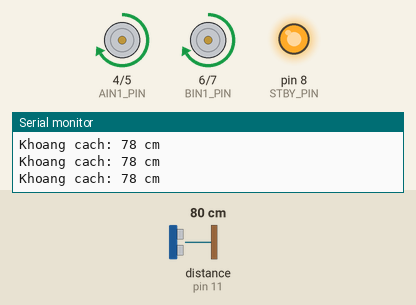
Simulated run of this program. Board: Arduino Uno, built with avr-gcc and run on an emulated ATmega328P. On the bench: motor-driver pin pairs drawn as motors (green arrow = first pin HIGH = forward, orange = second pin HIGH = backward, longer = more drive, scaled by the enable pin, stopped while the standby pin is LOW), output pins drawn as LEDs (lit = HIGH), the last lines printed to the serial monitor. Wiring (inferred from the names in the program): ultrasonic range finder: trigger pin 10; echo pin 11. Inputs (shaded band) come from the test bench; at power-on: distance to the obstacle (sensor on pin 11) 80 cm. The echo pulse lasts 58.3 µs per cm; random numbers use the default seed unless the program sets one; pins used as bus, display or sensor lines are not drawn.

Above: at 1.7 s.
1.8 s: distance to the obstacle (sensor on pin 11) set to 23 cm
3.3 s: distance to the obstacle (sensor on pin 11) set to 18 cm
At 3.8 s:
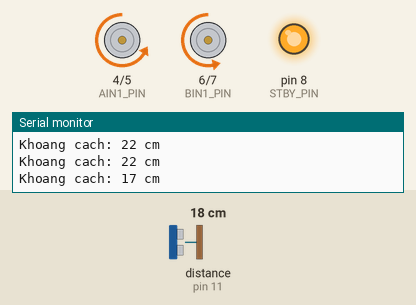
At 5.24 s:
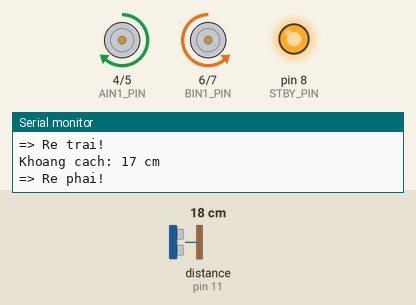
6.3 s: distance to the obstacle (sensor on pin 11) set to 35 cm
8.0 s: distance to the obstacle (sensor on pin 11) set to 2 cm
At 8.88 s:
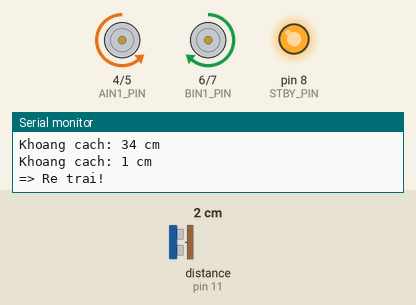
Timing chart, 0 to 12.0 s (numbered marks = the images above; inputs shaded):
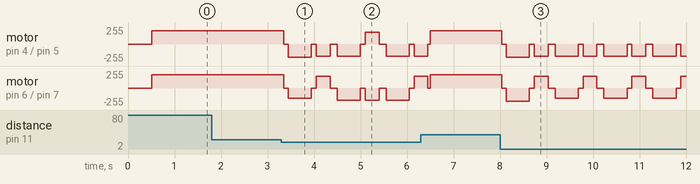

Measured:
- the behaviour switches between 21 and 20 cm on distance to the obstacle (sensor on pin 11) (found by bisection; images 0 and 1)

The program:

main.cpp
```cpp
// Bao gồm file header vừa tạo
#include "main.h"
#if __has_include(<Servo.h>)
#include <Servo.h>
#else
// Minimal Servo stub for environments without the Arduino Servo library (e.g., IntelliSense)
class Servo {
public:
  Servo() {}
  void attach(int) {}
  void write(int) {}
};
#endif

// Hàm dừng động cơ
void dung() {
  analogWrite(PWMA_PIN, 0);
  analogWrite(PWMB_PIN, 0);
  // digitalWrite(STBY_PIN, LOW); // Có thể tắt Standby khi dừng hẳn
}

// Hàm cho xe tiến
void tien() {
  // Kích hoạt Standby (đảm bảo động cơ sẵn sàng)
  digitalWrite(STBY_PIN, HIGH);

  // Động cơ A
  digitalWrite(AIN1_PIN, HIGH);
  digitalWrite(AIN2_PIN, LOW);
  analogWrite(PWMA_PIN, TOC_DO_CHAY);

  // Động cơ B
  digitalWrite(BIN1_PIN, HIGH);
  digitalWrite(BIN2_PIN, LOW);
  analogWrite(PWMB_PIN, TOC_DO_CHAY);
}

// Hàm cho xe lùi
void lui() {
  digitalWrite(STBY_PIN, HIGH);

  // Động cơ A
  digitalWrite(AIN1_PIN, LOW);
  digitalWrite(AIN2_PIN, HIGH);
  analogWrite(PWMA_PIN, TOC_DO_LUI);

  // Động cơ B
  digitalWrite(BIN1_PIN, LOW);
  digitalWrite(BIN2_PIN, HIGH);
  analogWrite(PWMB_PIN, TOC_DO_LUI);
}

// Hàm rẽ trái
void reTrai() {
  digitalWrite(STBY_PIN, HIGH);
  // Động cơ A (Bên trái) lùi
  digitalWrite(AIN1_PIN, LOW);
  digitalWrite(AIN2_PIN, HIGH);
  analogWrite(PWMA_PIN, TOC_DO_RE);

  // Động cơ B (Bên phải) tiến
  digitalWrite(BIN1_PIN, HIGH);
  digitalWrite(BIN2_PIN, LOW);
  analogWrite(PWMB_PIN, TOC_DO_RE);
  delay(300); // Thời gian rẽ
  dung();
}

// Hàm rẽ phải
void rePhai() {
  digitalWrite(STBY_PIN, HIGH);
  // Động cơ A (Bên trái) tiến
  digitalWrite(AIN1_PIN, HIGH);
  digitalWrite(AIN2_PIN, LOW);
  analogWrite(PWMA_PIN, TOC_DO_RE);

  // Động cơ B (Bên phải) lùi
  digitalWrite(BIN1_PIN, LOW);
  digitalWrite(BIN2_PIN, HIGH);
  analogWrite(PWMB_PIN, TOC_DO_RE);
  delay(300); // Thời gian rẽ
  dung();
}

// --- Hàm Đo Khoảng Cách (Sử dụng SRF05) ---

long docKhoangCach() {
  // Gửi xung kích 10us
  digitalWrite(TRIG_PIN, LOW);
  delayMicroseconds(2);
  digitalWrite(TRIG_PIN, HIGH);
  delayMicroseconds(10);
  digitalWrite(TRIG_PIN, LOW);

  // Đo thời gian sóng phản hồi
  long thoiGian = pulseIn(ECHO_PIN, HIGH);

  // Tính khoảng cách (cm) = (Thời gian * Tốc độ âm thanh) / 2
  // Tốc độ âm thanh xấp xỉ 340m/s = 0.034 cm/us
  // Công thức: time (us) * 0.034 / 2
  return thoiGian * 0.034 / 2;
}

// --- Khối Setup (Chạy 1 lần khi khởi động) ---

void setup() {
  // Thiết lập Serial Monitor để theo dõi (Tốc độ 9600)
  Serial.begin(9600);
  Serial.println("Robot khoi dong...");

  // Thiết lập các chân điều khiển động cơ là OUTPUT
  pinMode(STBY_PIN, OUTPUT);
  pinMode(PWMA_PIN, OUTPUT);
  pinMode(AIN1_PIN, OUTPUT);
  pinMode(AIN2_PIN, OUTPUT);
  pinMode(PWMB_PIN, OUTPUT);
  pinMode(BIN1_PIN, OUTPUT);
  pinMode(BIN2_PIN, OUTPUT);

  // Thiết lập chân cảm biến siêu âm
  pinMode(TRIG_PIN, OUTPUT);
  pinMode(ECHO_PIN, INPUT);

  // Kích hoạt Module TB6612FNG
  digitalWrite(STBY_PIN, HIGH);
  dung();
  delay(500);

  // Khởi tạo hạt giống ngẫu nhiên để đảm bảo việc rẽ ngẫu nhiên hơn sau mỗi lần khởi động
  randomSeed(analogRead(A0));
}

// --- Khối Loop (Lặp lại liên tục) ---

void loop() {
  khoangCach = docKhoangCach();
  Serial.print("Khoang cach: ");
  Serial.print(khoangCach);
  Serial.println(" cm");

  if (khoangCach < NGUONG_CAN && khoangCach > 0) {
    // 1. Dừng xe
    dung();
    delay(100);

    // 2. Lùi lại một chút
    lui();
    delay(500);
    dung();
    delay(100);

    // 3. Thực hiện rẽ ngẫu nhiên
    long ngauNhien = random(2); // 0 hoặc 1
    if (ngauNhien == 0) {
      Serial.println("=> Re trai!");
      reTrai();
    } else {
      Serial.println("=> Re phai!");
      rePhai();
    }
  } else {
    // Nếu an toàn, tiếp tục tiến
    tien();
  }

  delay(50); // Độ trễ giữa các lần đọc cảm biến
}
```

main.h
```cpp
#ifndef MAIN_H
#define MAIN_H
#include <Arduino.h>
#define STBY_PIN 8     // Chân Standby (D8)
#define PWMA_PIN 3     // Chân PWM Động cơ A (D3)
#define AIN1_PIN 4     // Chân chiều quay AIN1 (D4)
#define AIN2_PIN 5     // Chân chiều quay AIN2 (D5)
#define PWMB_PIN 9     // Chân PWM Động cơ B (D9)
#define BIN1_PIN 6     // Chân chiều quay BIN1 (D6)
#define BIN2_PIN 7     // Chân chiều quay BIN2 (D7)

// Định nghĩa các chân kết nối cho Cảm biến Siêu Âm SRF05
#define TRIG_PIN 10    // Chân kích (D10)
#define ECHO_PIN 11    // Chân phản hồi (D11)

// Định nghĩa tốc độ động cơ (0-255)
const int TOC_DO_CHAY = 200;
const int TOC_DO_LUI = 150;
const int TOC_DO_RE = 180;

// Định nghĩa ngưỡng khoảng cách an toàn (cm)
const int NGUONG_CAN = 20;

// Khai báo biến đo khoảng cách
long khoangCach;

#endif
```
